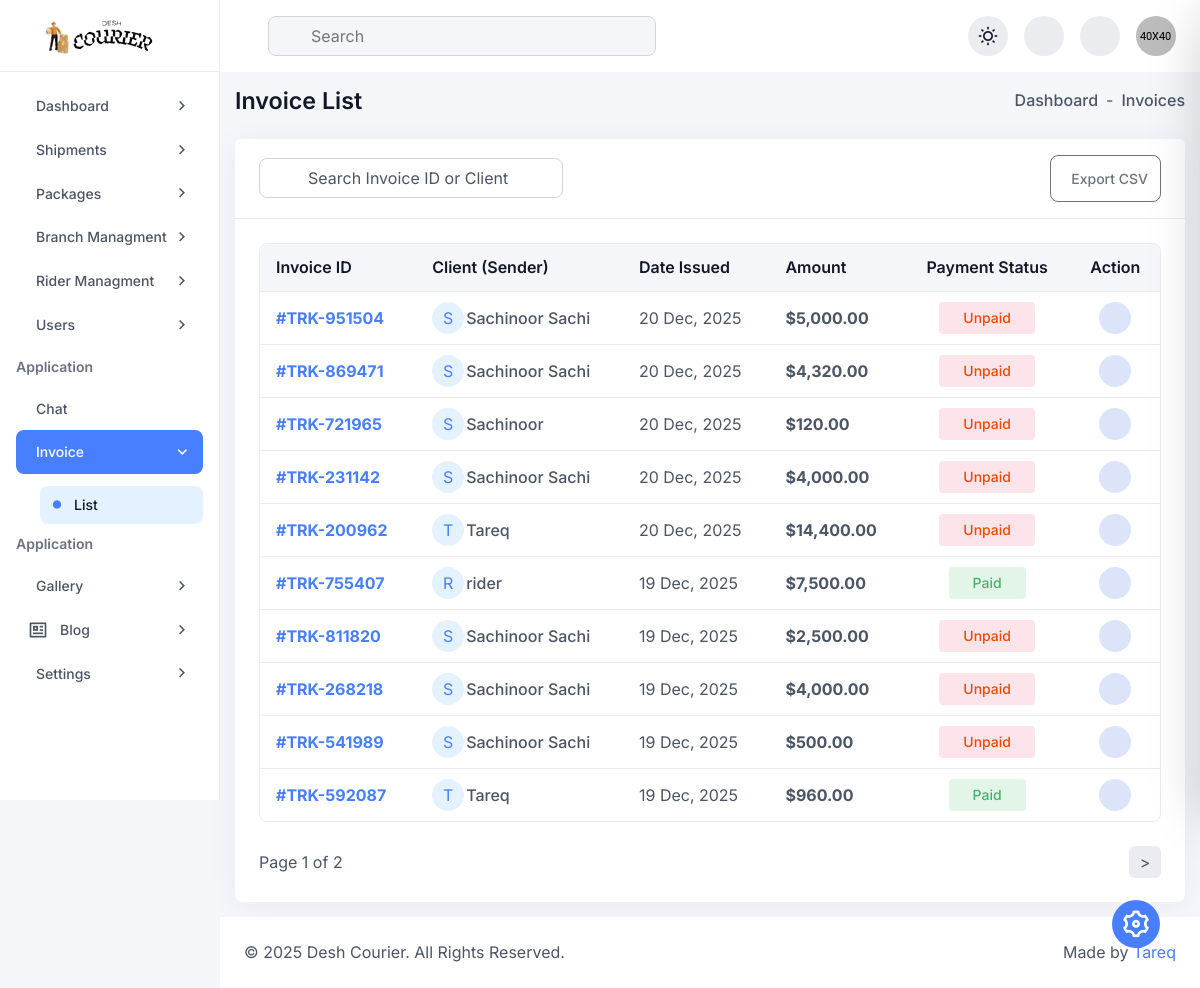
/admin/invoice-list.php (signed in), run on the app's committed database.
### tables this page shows
CREATE TABLE `parcels` (
  `parcel_id` int(11) NOT NULL,
  `tracking_number` varchar(50) NOT NULL,
  `parcel_type` enum('Parcel','Document') DEFAULT 'Parcel',
  `sender_name` varchar(100) NOT NULL,
  `sender_phone` varchar(20) NOT NULL,
  `sender_address` text NOT NULL,
  `receiver_name` varchar(100) NOT NULL,
  `receiver_phone` varchar(20) NOT NULL,
  `receiver_address` text NOT NULL,
  `weight_kg` decimal(5,2) DEFAULT NULL,
  `delivery_type` enum('standard','express','same_day') DEFAULT 'standard',
  `price` decimal(10,2) NOT NULL,
  `payment_method` varchar(50) DEFAULT 'Cash (Receiver)',
  `current_status` enum('pending','picked_up','in_transit','out_for_delivery','delivered','returned','cancelled') DEFAULT 'pending',
  `assigned_courier_id` int(11) DEFAULT NULL,
  `branch_id` int(11) DEFAULT NULL,
  `created_at` timestamp NOT NULL DEFAULT current_timestamp(),
  `updated_at` timestamp NOT NULL DEFAULT current_timestamp() ON UPDATE current_timestamp()
);

### admin/invoice-list.php (the view, shortened to what this page needs)
<?php
require 'db.php';
$limit = 10;
$page = isset($_GET['page']) ? (int)$_GET['page'] : 1;
$offset = ($page - 1) * $limit;
$search = $_GET['search'] ?? '';
$sql = "SELECT * FROM parcels WHERE 1=1";
$params = [];
$count_stmt = $pdo->prepare($sql);
$count_stmt->execute($params);
$total_rows = $count_stmt->rowCount();
$total_pages = ceil($total_rows / $limit);
$sql .= " ORDER BY created_at DESC LIMIT :limit OFFSET :offset";
$stmt = $pdo->prepare($sql);
$stmt->bindValue(':limit', $limit, PDO::PARAM_INT);
$stmt->bindValue(':offset', $offset, PDO::PARAM_INT);
$stmt->execute();
$invoices = $stmt->fetchAll(PDO::FETCH_ASSOC);
include 'inc/header.php';
?>
<div class="dashboard-main-body">
    <div class="d-flex flex-wrap align-items-center justify-content-between gap-3 mb-24">
        <h6 class="fw-semibold mb-0">Invoice List</h6>
        <ul class="d-flex align-items-center gap-2">
            <li class="fw-medium"><a href="index.html" class="hover-text-primary">Dashboard</a></li>
            <li>-</li>
            <li class="fw-medium">Invoices</li>
        </ul>
    </div>
    <div class="card h-100 p-0 radius-12">
        <div class="card-header border-bottom bg-base py-16 px-24 d-flex align-items-center flex-wrap gap-3 justify-content-between">
            <div class="d-flex align-items-center flex-wrap gap-3">
                <form class="navbar-search" method="GET">
                    <div class="position-relative">
                        <input type="text" class="bg-base h-40-px w-auto form-control ps-5" name="search" value="<?= htmlspecialchars($search) ?>" placeholder="Search Invoice ID or Client">
                    </div>
                </form>
            </div>
            <button type="button" class="btn btn-outline-secondary text-sm btn-sm px-12 py-12 radius-8 d-flex align-items-center gap-2">
                Export CSV
            </button>
        </div>
        <div class="card-body p-24">
            <div class="table-responsive scroll-sm">
                <table class="table bordered-table sm-table mb-0">
                    <thead>
                        <tr>
                            <th scope="col">Invoice ID</th>
                            <th scope="col">Client (Sender)</th>
                            <th scope="col">Date Issued</th>
                            <th scope="col">Amount</th>
                            <th scope="col" class="text-center">Payment Status</th>
                            <th scope="col" class="text-center">Action</th>
                        </tr>
                    </thead>
                    <tbody>
                        <?php foreach($invoices as $inv): ?>
                        <tr>
                            <td>
                                <a href="invoice.php?id=<?= $inv['parcel_id'] ?>" target="_blank" class="text-primary-600 fw-bold hover-text-primary">
                                    #<?= htmlspecialchars($inv['tracking_number']) ?>
                                </a>
                            </td>
                            <td>
                                <div class="d-flex align-items-center">
                                    <div class="w-32-px h-32-px rounded-circle bg-primary-50 text-primary-600 d-flex align-items-center justify-content-center me-2">
                                        <?= strtoupper(substr($inv['sender_name'], 0, 1)) ?>
                                    </div>
                                    <span class="text-md fw-medium"><?= htmlspecialchars($inv['sender_name']) ?></span>
                                </div>
                            </td>
                            <td><?= date('d M, Y', strtotime($inv['created_at'])) ?></td>
                            <td class="fw-bold">$<?= number_format($inv['price'], 2) ?></td>
                            <td class="text-center">
                                <?php
                                    $status = ($inv['current_status'] == 'delivered') ? 'Paid' : 'Unpaid';
                                    $badge = ($status == 'Paid') ? 'bg-success-focus text-success-main' : 'bg-danger-focus text-danger-main';
                                ?>
                                <span class="<?= $badge ?> px-24 py-4 radius-4 fw-medium text-sm">
                                    <?= $status ?>
                                </span>
                            </td>
                            <td class="text-center">
                                <div class="d-flex align-items-center gap-10 justify-content-center">
                                    <a href="invoice.php?id=<?= $inv['parcel_id'] ?>" download title="Download" class="bg-info-focus text-info-600 w-32-px h-32-px d-flex justify-content-center align-items-center rounded-circle">
                                    </a>
                                </div>
                            </td>
                        </tr>
                        <?php endforeach; ?>
                    </tbody>
                </table>
            </div>
            <div class="d-flex align-items-center justify-content-between flex-wrap gap-2 mt-24">
                <span>Page <?= $page ?> of <?= $total_pages ?></span>
                <ul class="pagination d-flex flex-wrap align-items-center gap-2 justify-content-center">
                    <?php if($page < $total_pages): ?>
                        <li class="page-item"><a class="page-link bg-neutral-200 text-secondary-light radius-8 border-0 h-32-px w-32-px d-flex align-items-center justify-content-center" href="?page=<?= $page+1 ?>&search=<?= $search ?>">></a></li>
                    <?php endif; ?>
                </ul>
            </div>
        </div>
    </div>
</div>
<?php include 'inc/footer.php'; ?>

### data on the page
parcels: tracking_number "TRK-951504", sender_name "S", sender_name "Sachinoor Sachi", created_at "20 Dec, 2025", price "5,000.00", current_status "Unpaid"
parcels: tracking_number "TRK-869471", sender_name "S", sender_name "Sachinoor Sachi", created_at "20 Dec, 2025", price "4,320.00", current_status "Unpaid"
parcels: tracking_number "TRK-721965", sender_name "S", sender_name "Sachinoor", created_at "20 Dec, 2025", price "120.00", current_status "Unpaid"
parcels: tracking_number "TRK-231142", sender_name "S", sender_name "Sachinoor Sachi", created_at "20 Dec, 2025", price "4,000.00", current_status "Unpaid"
parcels: tracking_number "TRK-200962", sender_name "T", sender_name "Tareq", created_at "20 Dec, 2025", price "14,400.00", current_status "Unpaid"
parcels: tracking_number "TRK-755407", sender_name "R", sender_name "rider", created_at "19 Dec, 2025", price "7,500.00", current_status "Paid"
parcels: tracking_number "TRK-811820", sender_name "S", sender_name "Sachinoor Sachi", created_at "19 Dec, 2025", price "2,500.00", current_status "Unpaid"
parcels: tracking_number "TRK-268218", sender_name "S", sender_name "Sachinoor Sachi", created_at "19 Dec, 2025", price "4,000.00", current_status "Unpaid"
parcels: tracking_number "TRK-541989", sender_name "S", sender_name "Sachinoor Sachi", created_at "19 Dec, 2025", price "500.00", current_status "Unpaid"
parcels: tracking_number "TRK-592087", sender_name "T", sender_name "Tareq", created_at "19 Dec, 2025", price "960.00", current_status "Paid"

### other printed values
$page "1"
$total_pages "2"
